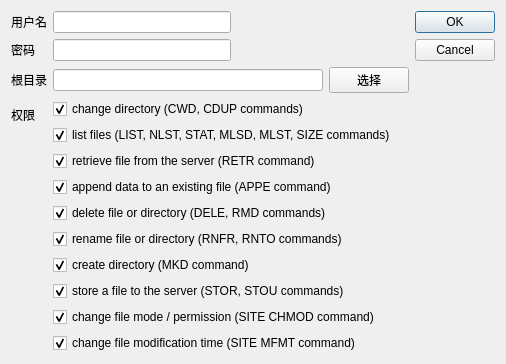
<?xml version="1.0" encoding="UTF-8"?>
<ui version="4.0">
 <class>Dialog</class>
 <widget class="QDialog" name="Dialog">
  <property name="geometry">
   <rect>
    <x>0</x>
    <y>0</y>
    <width>506</width>
    <height>323</height>
   </rect>
  </property>
  <property name="windowTitle">
   <string>编辑FTP</string>
  </property>
  <layout class="QHBoxLayout" name="horizontalLayout_4">
   <item>
    <layout class="QFormLayout" name="formLayout">
     <item row="0" column="0">
      <widget class="QLabel" name="label_4">
       <property name="text">
        <string>用户名</string>
       </property>
      </widget>
     </item>
     <item row="0" column="1">
      <layout class="QHBoxLayout" name="horizontalLayout_2">
       <item>
        <widget class="QLineEdit" name="lineEdit_username"/>
       </item>
       <item>
        <spacer name="horizontalSpacer">
         <property name="orientation">
          <enum>Qt::Horizontal</enum>
         </property>
         <property name="sizeHint" stdset="0">
          <size>
           <width>40</width>
           <height>20</height>
          </size>
         </property>
        </spacer>
       </item>
      </layout>
     </item>
     <item row="1" column="0">
      <widget class="QLabel" name="label_3">
       <property name="text">
        <string>密码</string>
       </property>
      </widget>
     </item>
     <item row="1" column="1">
      <layout class="QHBoxLayout" name="horizontalLayout_3">
       <item>
        <widget class="QLineEdit" name="lineEdit_password"/>
       </item>
       <item>
        <spacer name="horizontalSpacer_2">
         <property name="orientation">
          <enum>Qt::Horizontal</enum>
         </property>
         <property name="sizeHint" stdset="0">
          <size>
           <width>40</width>
           <height>20</height>
          </size>
         </property>
        </spacer>
       </item>
      </layout>
     </item>
     <item row="2" column="0">
      <widget class="QLabel" name="label_2">
       <property name="text">
        <string>根目录</string>
       </property>
      </widget>
     </item>
     <item row="2" column="1">
      <layout class="QHBoxLayout" name="horizontalLayout">
       <item>
        <widget class="QLineEdit" name="lineEdit_homedir"/>
       </item>
       <item>
        <widget class="QPushButton" name="homedir_btn">
         <property name="text">
          <string>选择</string>
         </property>
        </widget>
       </item>
      </layout>
     </item>
     <item row="3" column="0">
      <widget class="QLabel" name="label">
       <property name="text">
        <string>权限</string>
       </property>
      </widget>
     </item>
     <item row="3" column="1">
      <layout class="QVBoxLayout" name="verticalLayout">
       <item>
        <widget class="QCheckBox" name="e">
         <property name="text">
          <string>change directory (CWD, CDUP commands)</string>
         </property>
         <property name="checked">
          <bool>true</bool>
         </property>
        </widget>
       </item>
       <item>
        <widget class="QCheckBox" name="l">
         <property name="text">
          <string>list files (LIST, NLST, STAT, MLSD, MLST, SIZE commands)</string>
         </property>
         <property name="checked">
          <bool>true</bool>
         </property>
        </widget>
       </item>
       <item>
        <widget class="QCheckBox" name="r">
         <property name="text">
          <string>retrieve file from the server (RETR command)</string>
         </property>
         <property name="checked">
          <bool>true</bool>
         </property>
        </widget>
       </item>
       <item>
        <widget class="QCheckBox" name="a">
         <property name="text">
          <string>append data to an existing file (APPE command)</string>
         </property>
         <property name="checked">
          <bool>true</bool>
         </property>
        </widget>
       </item>
       <item>
        <widget class="QCheckBox" name="d">
         <property name="text">
          <string>delete file or directory (DELE, RMD commands)</string>
         </property>
         <property name="checked">
          <bool>true</bool>
         </property>
        </widget>
       </item>
       <item>
        <widget class="QCheckBox" name="f">
         <property name="text">
          <string>rename file or directory (RNFR, RNTO commands)</string>
         </property>
         <property name="checked">
          <bool>true</bool>
         </property>
        </widget>
       </item>
       <item>
        <widget class="QCheckBox" name="m">
         <property name="text">
          <string>create directory (MKD command)</string>
         </property>
         <property name="checked">
          <bool>true</bool>
         </property>
        </widget>
       </item>
       <item>
        <widget class="QCheckBox" name="w">
         <property name="text">
          <string>store a file to the server (STOR, STOU commands)</string>
         </property>
         <property name="checked">
          <bool>true</bool>
         </property>
        </widget>
       </item>
       <item>
        <widget class="QCheckBox" name="M">
         <property name="text">
          <string>change file mode / permission (SITE CHMOD command)</string>
         </property>
         <property name="checked">
          <bool>true</bool>
         </property>
        </widget>
       </item>
       <item>
        <widget class="QCheckBox" name="T">
         <property name="text">
          <string>change file modification time (SITE MFMT command)</string>
         </property>
         <property name="checked">
          <bool>true</bool>
         </property>
        </widget>
       </item>
      </layout>
     </item>
    </layout>
   </item>
   <item>
    <layout class="QVBoxLayout" name="verticalLayout_2">
     <item>
      <widget class="QDialogButtonBox" name="buttonBox">
       <property name="orientation">
        <enum>Qt::Vertical</enum>
       </property>
       <property name="standardButtons">
        <set>QDialogButtonBox::Cancel|QDialogButtonBox::Ok</set>
       </property>
      </widget>
     </item>
    </layout>
   </item>
  </layout>
 </widget>
 <resources/>
 <connections>
  <connection>
   <sender>buttonBox</sender>
   <signal>accepted()</signal>
   <receiver>Dialog</receiver>
   <slot>accept()</slot>
   <hints>
    <hint type="sourcelabel">
     <x>248</x>
     <y>254</y>
    </hint>
    <hint type="destinationlabel">
     <x>157</x>
     <y>274</y>
    </hint>
   </hints>
  </connection>
  <connection>
   <sender>buttonBox</sender>
   <signal>rejected()</signal>
   <receiver>Dialog</receiver>
   <slot>reject()</slot>
   <hints>
    <hint type="sourcelabel">
     <x>316</x>
     <y>260</y>
    </hint>
    <hint type="destinationlabel">
     <x>286</x>
     <y>274</y>
    </hint>
   </hints>
  </connection>
 </connections>
</ui>
